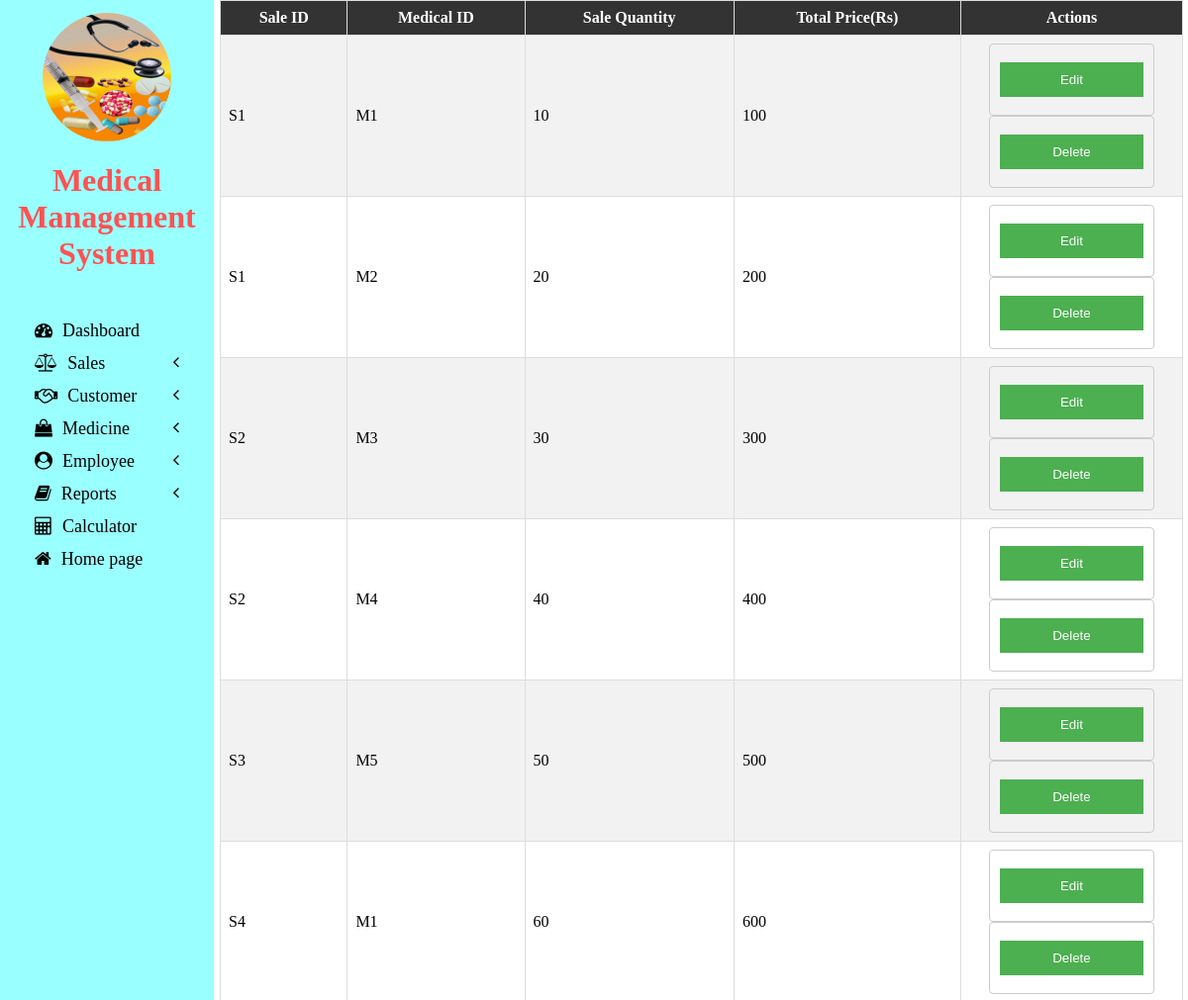
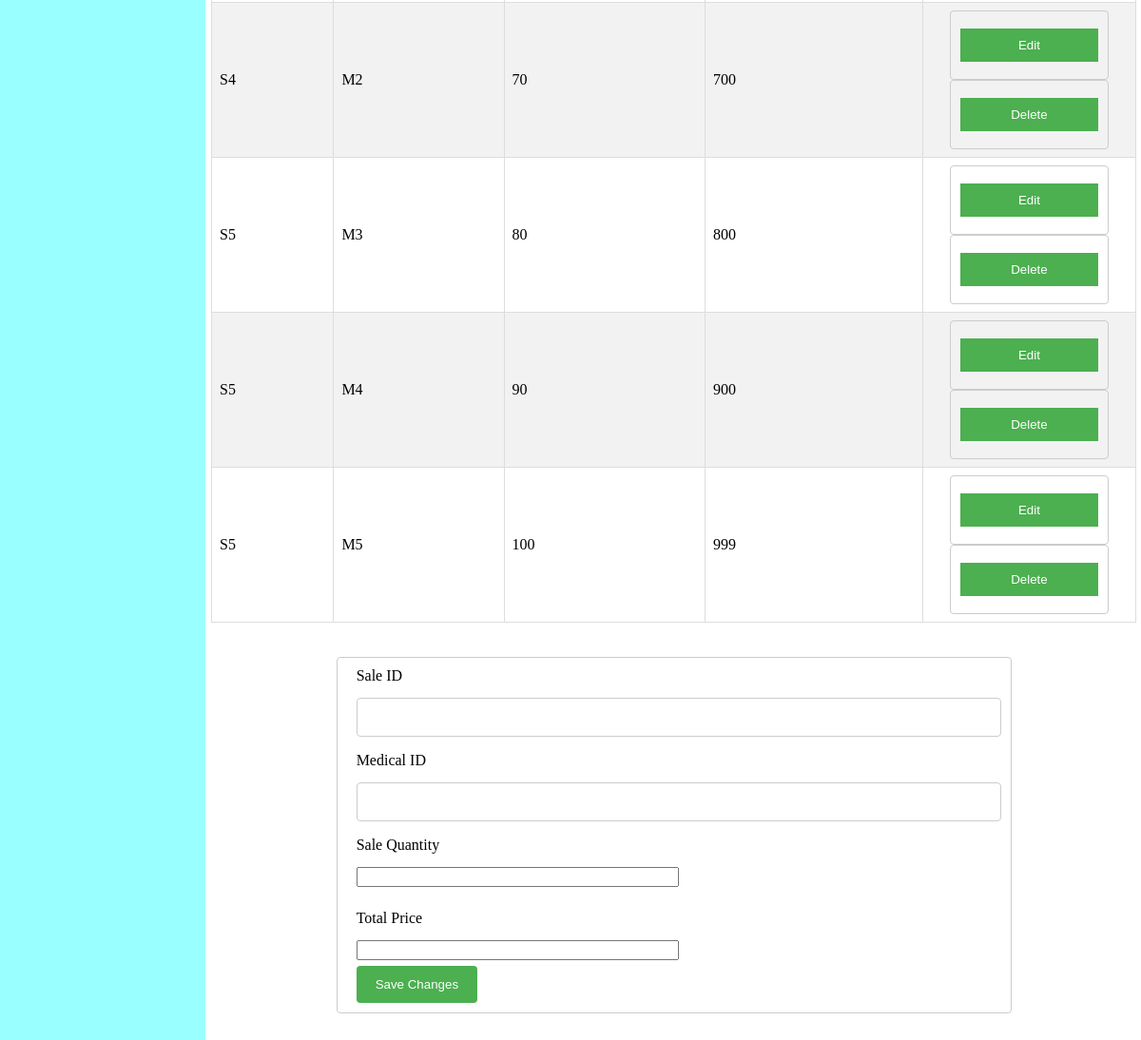
/employee/manage_invoice_items.php, run on the app's committed database (2 pictures, top to bottom).
### tables this page shows
create table SALES_ITEMS
(
    S_ID varchar(6) not NULL,
    Med_ID varchar(6) not NULL,
    Sale_Qty int(11) not NULL,
    Tot_Price int not NULL,
    primary key(S_ID,Med_ID),
    foreign key(S_ID) references SALES(S_ID) on delete cascade,
    foreign key(Med_ID) references MEDICINES(Med_ID) on delete cascade
);

### employee/manage_invoice_items.php (the view, shortened to what this page needs)
<head>
</head>
<link rel="stylesheet" href="manage.css" type="text/css">
<div class = "rightbox">
<?php
$conn = mysqli_connect('localhost', 'root', '', 'medical');
$select_query = "SELECT * FROM SALES_ITEMS";
$result = mysqli_query($conn, $select_query);
?>
<table>
  <tr>
    <th>Sale ID</th>
    <th>Medical ID</th>
    <th>Sale Quantity</th>
    <th>Total Price(Rs)</th>
    <th>Actions</th>
  </tr>
  <?php while ($row = mysqli_fetch_assoc($result)) { ?>
  <tr>
    <td><?php echo $row['S_ID']; ?></td>
    <td><?php echo $row['Med_ID']; ?></td>
    <td><?php echo $row['Sale_Qty']; ?></td>
    <td><?php echo $row['Tot_Price']; ?></td>
    <td>
    <form method="post" action="<?php echo htmlspecialchars($_SERVER["PHP_SELF"]);?>">
        <button type="submit" class="btn" name="edit">Edit</button>
  </form>
        <form method="post" action="<?php echo htmlspecialchars($_SERVER["PHP_SELF"]);?>">
        <button type="submit" class="btn" name="delete" onclick="return confirm('Are you sure you want to delete this record?');">Delete</button>
      </form>
    </td>
  </tr>
  <?php }
  ?>
</table>
<br><br>
<div class = "formbox">
<form method="post" action="<?php echo htmlspecialchars($_SERVER["PHP_SELF"]);?>">
 <div class="form-group">
    <label for="Sale_ID">Sale ID</label>
    <input type="text" name="s_id" class="form-control" id="s_id" value="<?php echo isset($row) ? $row['S_ID'] : ''; ?>" required>
  </div>
  <div class="form-group">
    <label for="Med_ID">Medical ID</label>
    <input type="text" name="med_id" class="form-control" id="med_id" value="<?php echo isset($row) ? $row['Med_ID'] : ''; ?>" required>
  </div>
  <div class="form-group">
    <label for="Sale_Qty">Sale Quantity</label>
    <input type="number" name="sale_qty" class="form-control" id="sale_qty" value="<?php echo isset($row) ? $row['Sale_Qty'] : ''; ?>" required>
  </div><br>
  <div class="form-group">
    <label for="Tot_Price">Total Price</label>
    <input type="number" name="tot_price" class="form-control" id="tot_price" value="<?php echo isset($row) ? $row['Tot_Price'] : ''; ?>" required>
  </div>
  <div class="form-group">
  <input type="submit" name="save_changes" value="Save Changes">
</div>
</form> <br><br><br>
</div>
</div>

### employee/sidenav/sidenav.css (style rules this page uses)
.rightbox { float:right; width:81.9%; height:100%; }
.sidenav { width: 18%; height: 100%; background-color: #99ffff; position: fixed; z-index: 1; flex: 1 0 auto; }
.card { width: 100%; height: 100%; top: 0; border-radius: 0; background-color: #99ffff; }
.logo img { display: block; margin-left: auto; margin-right: auto; width: 60%; padding-top: 6%; }
.logo .logo-caption { font-family: 'Poiret One', cursive; color: black; text-align: center; margin-bottom: 20%; }
.logo .tweak { color: #ff5252; font-weight: bold; }
.main-menu-item { padding: 6px 35px; cursor: pointer; }
.main-menu-item > a { color: black; text-decoration: none; font-size: 18px; }
.main-menu-item > a > span { margin-left: 10px; }

### employee/manage.css (style rules this page uses)
.form-group { padding-left:10px; }
.form-control { width: 50%; margin: 6px auto; }
table { width: 99%; margin: 0 auto; border-collapse: collapse; }
th, td { border: 1px solid #ddd; padding: 8px; }
tr:nth-child(even) { background-color: #f2f2f2; }
th { background-color: #333; color: white; }
button.btn { background-color: #4CAF50; color: white; padding: 10px 20px; margin: 8px 0; border: none; cursor: pointer; width: 100%; }
form { width: 70%; margin: 0 auto; text-align: left; background-color: #ffffe6; padding: 10px; border: 1px solid #ccc; border-radius: 4px; }
label { display: block; margin-bottom: 8px; }
input[type="text"], input[type="date"], select { width: 100%; padding: 12px; border: 1px solid #ccc; border-radius: 4px; box-sizing: border-box; margin-bottom: 16px; resize: vertical; }
input[type="submit"] { background-color: #4CAF50; color: white; padding: 12px 20px; border: none; border-radius: 4px; cursor: pointer; }

### data on the page
sales_items: S_ID "S1", Med_ID "M1", Sale_Qty "10", Tot_Price "100"
sales_items: S_ID "S1", Med_ID "M2", Sale_Qty "20", Tot_Price "200"
sales_items: S_ID "S2", Med_ID "M3", Sale_Qty "30", Tot_Price "300"
sales_items: S_ID "S2", Med_ID "M4", Sale_Qty "40", Tot_Price "400"
sales_items: S_ID "S3", Med_ID "M5", Sale_Qty "50", Tot_Price "500"
sales_items: S_ID "S4", Med_ID "M1", Sale_Qty "60", Tot_Price "600"
sales_items: S_ID "S4", Med_ID "M2", Sale_Qty "70", Tot_Price "700"
sales_items: S_ID "S5", Med_ID "M3", Sale_Qty "80", Tot_Price "800"
sales_items: S_ID "S5", Med_ID "M4", Sale_Qty "90", Tot_Price "900"
sales_items: S_ID "S5", Med_ID "M5", Sale_Qty "100", Tot_Price "999"
